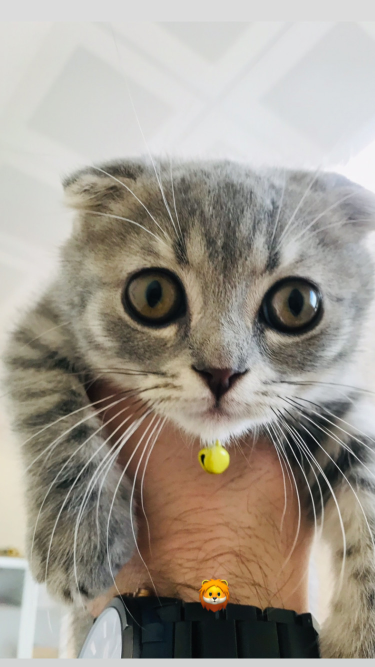
#> input picture resim_video_kayitlari/safi.JPG, 750 x 1334 px, given in place of turkbayragi.jpg, which was not available (shown at 1/2 size)
$ python histogram.py
#> lines starting #> are read from the running program, lines starting #| are printed output that depends on the picture; pictures that were not available may be replaced by others from this repository, and a replacement may not be noted
"""
görüntü histogramı, dijital görüntüdeki ton dağılımının grefiksel bir temsili olarak işlev gören
bir histogram türüdür. Her bir ton değeri için piksel sayısını içerir.
belirli bir görüntü için histograma bakılarak, ton dağılımı anlaşılabilir.
"""
import cv2
import matplotlib.pyplot as plt
import  numpy as np

img = cv2.imread("turkbayragi.jpg")
#> img is the input picture: shape (1334, 750, 3); mean B, G, R 143.4, 153.9, 160.6
img_vis = cv2.cvtColor(img, cv2.COLOR_BGR2RGB)
plt.figure(), plt.imshow(img_vis), plt.title("img_vis")
print(img.shape)
#| (1334, 750, 3)
img_hist = cv2.calcHist([img], channels = [0], mask = None, histSize = [256], ranges = [0,256])
#> img_hist = 256 values, max 38944 at index 220, min 1 at index 255, mean 3908.2
print(img_hist.shape)
#| (256, 1)
plt.figure(), plt.plot(img_hist), plt.title("img_hist")

color = ("b","g","r")
plt.figure()
for i, c in enumerate(color):
    hist = cv2.calcHist([img], channels=[i], mask=None, histSize=[256], ranges=[0, 256])
    plt.plot(hist, color = c)

#maskeleme
mask = np.zeros(img_vis.shape[:2], np.uint8)
plt.figure(), plt.imshow(mask, cmap="gray"), plt.title("mask")

mask[150:500,100:500] = 255
plt.figure(), plt.imshow(mask, cmap="gray"), plt.title("mask")

masked_img_vid = cv2.bitwise_and(img_vis,img_vis, mask = mask)
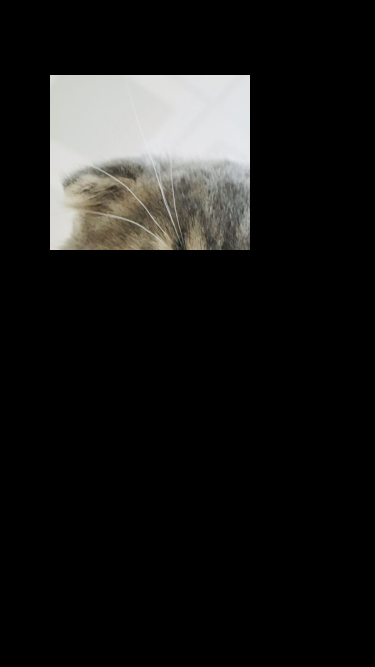
#> masked_img_vid: shape (1334, 750, 3) (shown at 1/2 size); mean R, G, B 25, 24.7, 23.7
plt.figure(), plt.imshow(masked_img_vid, cmap="gray"), plt.title("masked_img_vid")
masked_img_hist = cv2.calcHist([img_vis], channels = [0], mask = mask, histSize = [256], ranges = [0,256])
#> masked_img_hist = 256 values, max 5215 at index 224, min 0 at index 0, mean 546.9
plt.figure(), plt.plot(masked_img_hist), plt.title("masked_img_hist")

#histogram eşitleme

img = cv2.imread("safi_gray.jpg",0)
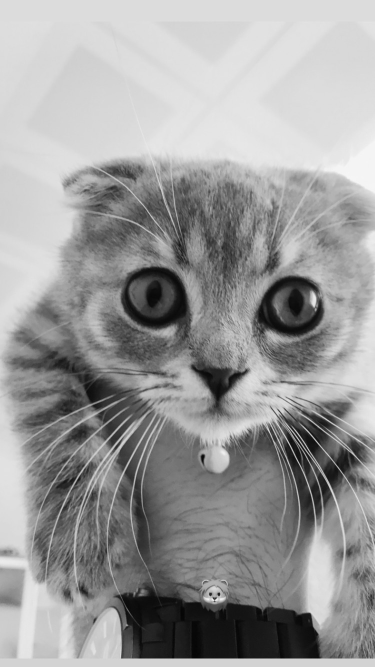
#> input picture resim_video_kayitlari/safi_gray.jpg, 750 x 1334 px, found by its file name (shown at 1/2 size)
#> img is the input picture: shape (1334, 750); min 1, max 246, mean 154.7
plt.figure(), plt.imshow(img, cmap="gray"), plt.title("img")

img_hist = cv2.calcHist([img], channels = [0], mask = None, histSize = [256], ranges = [0,256])
#> img_hist = 256 values, max 51101 at index 220, min 0 at index 0, mean 3908.2
plt.figure(), plt.plot(img_hist), plt.title("img_hist")

eq_hist = cv2.equalizeHist(img)
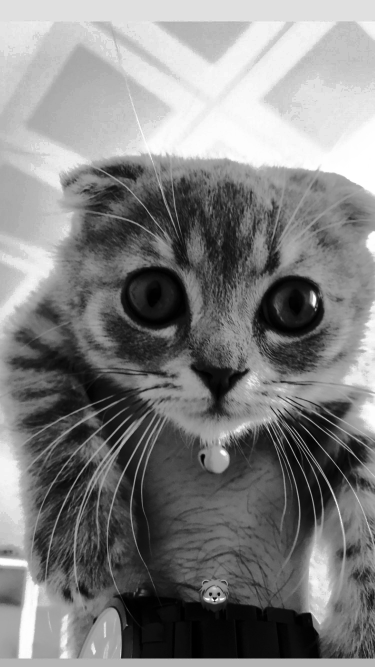
#> eq_hist: shape (1334, 750) (shown at 1/2 size); min 0, max 255, mean 128.7
plt.figure(), plt.imshow(eq_hist, cmap="gray"), plt.title("eq_hist")

eq_img_hist = cv2.calcHist([eq_hist], channels = [0], mask = None, histSize = [256], ranges = [0,256])
#> eq_img_hist = 256 values, max 51101 at index 224, min 0 at index 48, mean 3908.2
plt.figure(), plt.plot(eq_img_hist), plt.title("eq_img_hist")

plt.show()
#> figure, not shown here; curve peaks at x = 220, y = 38944
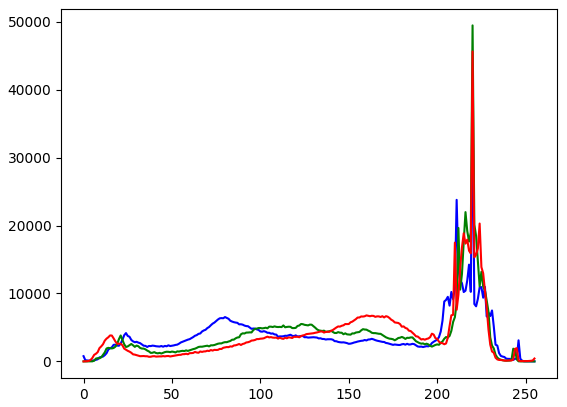
#> figure drawn by matplotlib, 1 panel; curve peaks at x = 220, y = 38944; curve peaks at x = 220, y = 49476; curve peaks at x = 220, y = 45632
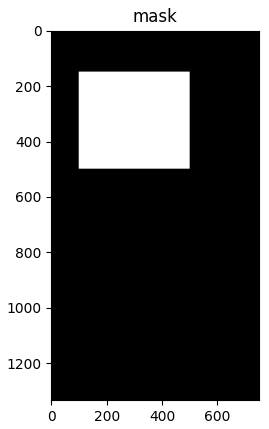
#> figure drawn by matplotlib, 1 panel
#> figure, not shown here; curve peaks at x = 224, y = 5215
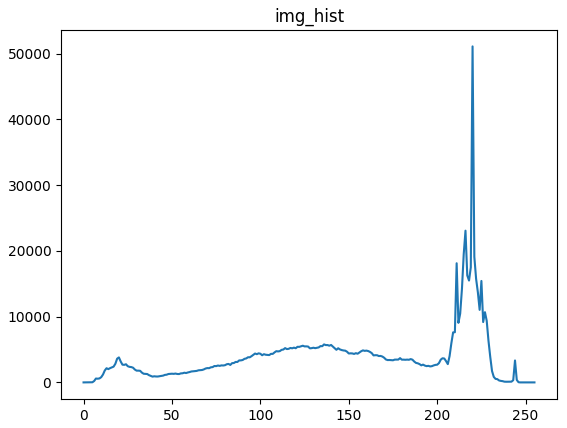
#> figure drawn by matplotlib, 1 panel; curve peaks at x = 220, y = 51101
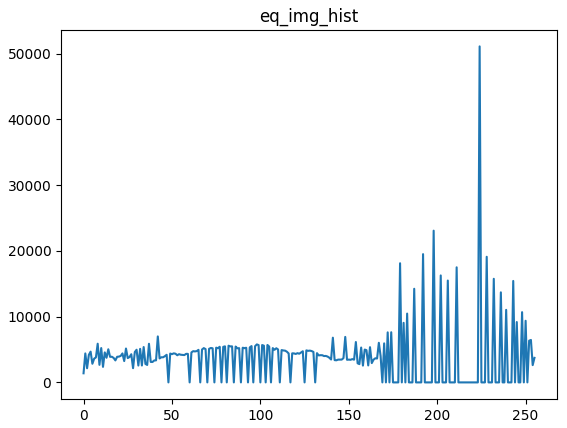
#> figure drawn by matplotlib, 1 panel; curve peaks at x = 224, y = 51101
